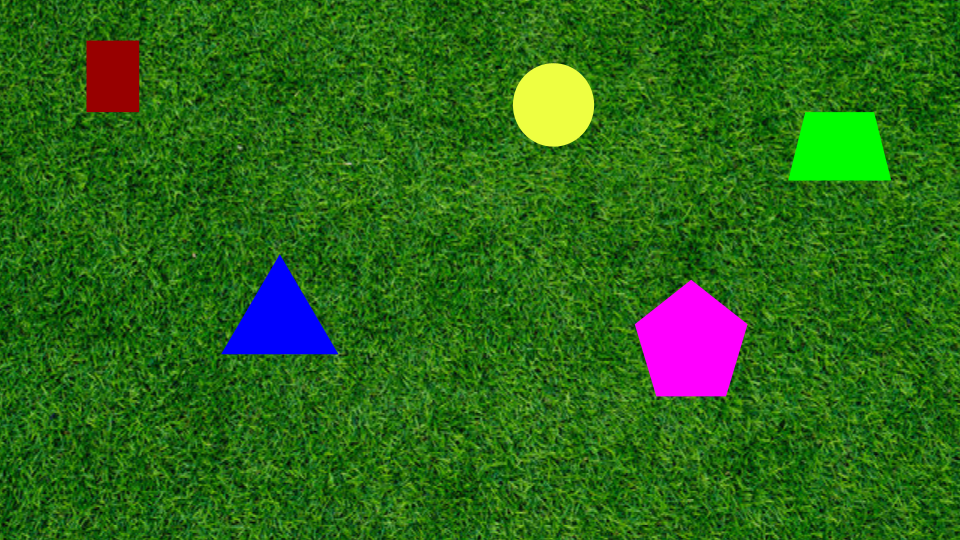
#> input picture ImagesAndVideos/PennAir 2024 App Static.png, 960 x 540 px
$ python Task1.py
#> lines starting #> are read from the running program, lines starting #| are printed output that depends on the picture; after the words box and inside, x2 and y2 are one past the last pixel; in counts of white or black regions, pixels touching at a corner belong together
#> further down, img is the input picture: shape (540, 960, 3); mean B, G, R 24.5, 104.6, 44
### ImageDetection.py
import cv2
import numpy as np

class ImageDetection:
    def __init__(self):
        pass

    def findRed(self, img):
        K = np.array([[2564.3186869, 0, 0],
                  [0, 2569.70273111, 0],
                  [0, 0, 1]])

        # Focal lengths (from the intrinsic matrix)
        f_x = K[0, 0]
        f_y = K[1, 1]

        real_radius = 10


        hsv = cv2.cvtColor(img, cv2.COLOR_BGR2HSV)
#> hsv: shape (540, 960, 3); mean H, S, V 55.8, 216.6, 113

        # Setting bounds on what red is
        lower_red = np.array([0, 50, 100])
        upper_red = np.array([10, 255, 255])

        # Just compiling all of the red
        mask1 = cv2.inRange(hsv, lower_red, upper_red)
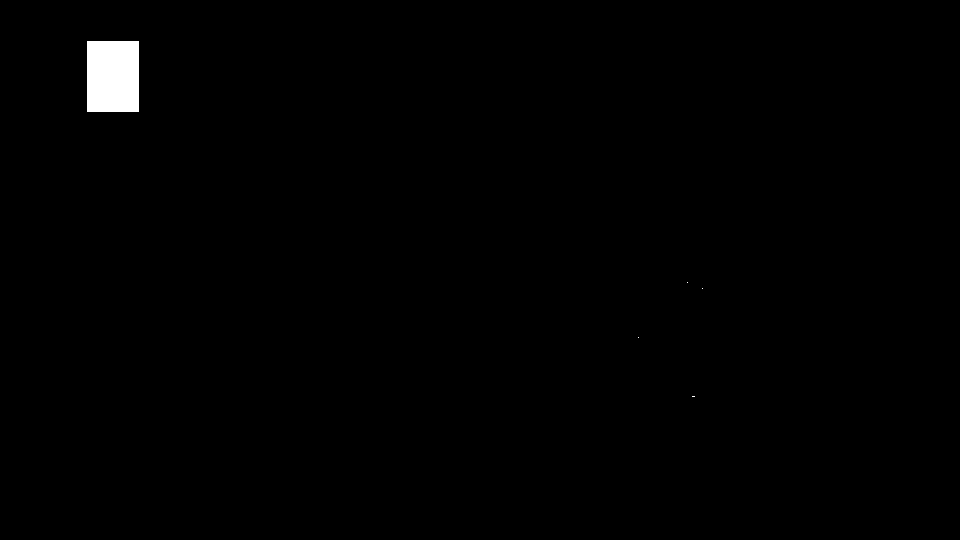
#> mask1: shape (540, 960); 0.71% white; 5 white regions (4 under 20 px), largest, box (x1, y1, x2, y2) and area: (87, 41, 139, 112) 3692

        # Setting more bounds on what red is
        lower_red2 = np.array([170, 50, 100])
        upper_red2 = np.array([180, 255, 255])
        mask2 = cv2.inRange(hsv, lower_red2, upper_red2)
#> mask2: shape (540, 960); 0% white in thin lines or dots, all inside (x1, y1, x2, y2) = (647, 328, 747, 397)

        lower_pink = np.array([140, 50, 50])
        upper_pink = np.array([170, 255, 255])
        mask3 = cv2.inRange(hsv, lower_pink, upper_pink)
#> mask3: shape (540, 960); 1.8% white; 1 white region, box (x1, y1, x2, y2) and area: (635, 280, 748, 397) 9174

        # Combine the masks to cover the full red hue range
        mask = mask1 + mask2 + mask3
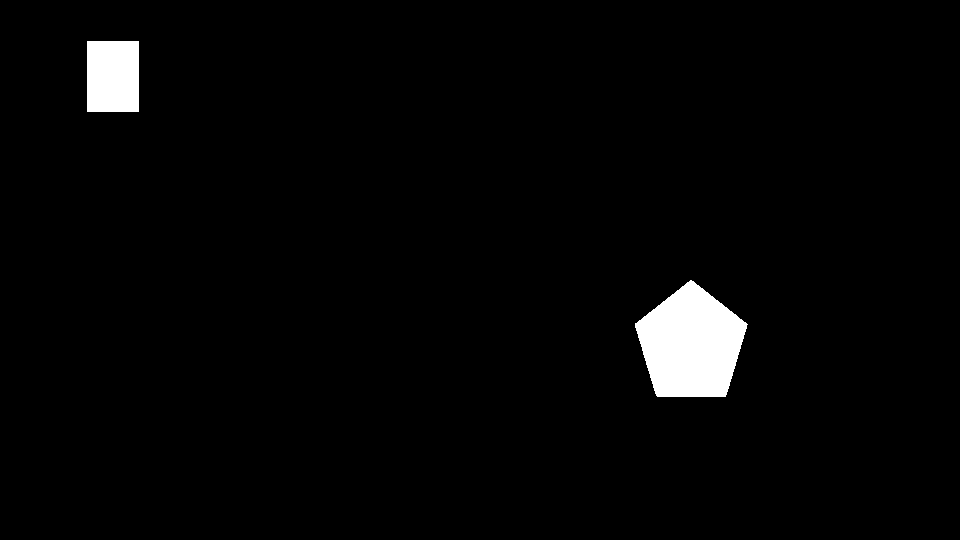
#> mask: shape (540, 960); 2.5% white; 2 white regions, box (x1, y1, x2, y2) and area: (635, 280, 748, 397) 9192, (87, 41, 139, 112) 3692

        # Removing Noise
        kernel = np.ones((5, 5), np.uint8)
        mask = cv2.morphologyEx(mask, cv2.MORPH_CLOSE, kernel)
        mask = cv2.morphologyEx(mask, cv2.MORPH_OPEN, kernel)
#> mask: shape (540, 960); 2.5% white; 2 white regions

        # Find contours from the mask
        contours, _ = cv2.findContours(mask, cv2.RETR_EXTERNAL, cv2.CHAIN_APPROX_SIMPLE)
#> contours = 2 contours; box (x1, y1, x2, y2) and area: (635, 281, 747, 397) 9026, (87, 41, 139, 112) 3570
        # contours2, _ = cv2.findContours(mask3, cv2.RETR_EXTERNAL, cv2.CHAIN_APPROX_SIMPLE)

        for contour in contours:
            # Approximate the contour to a polygon
            approx = cv2.approxPolyDP(contour, 0.02 * cv2.arcLength(contour, True), True)

            # Compute the area of the contour to filter out small noise
            area = cv2.contourArea(contour)
            if area > 1000:  # Threshold for minimum area
                # Draw the contour on the image
                cv2.drawContours(img, [approx], 0, (0, 0, 255), 2)

                # Compute the centroid of the contour using moments
                M = cv2.moments(contour)
                if M['m00'] != 0:
                    cx = int(M['m10'] / M['m00'])
                    cy = int(M['m01'] / M['m00'])
                    cv2.circle(img, (cx, cy), 5, (0, 0, 255), -1)
                    (x, y), radius = cv2.minEnclosingCircle(contour)
                    if (radius > 0):
                        Z = (f_x * real_radius) / radius
                        X = (cx * Z) / f_x
                        Y = (cy * Z) / f_y

                        cv2.putText(img, f"X: {X:.2f}, Y: {Y:.2f}, Z: {Z:.2f}", (cx - 50, cy - 10), cv2.FONT_HERSHEY_SIMPLEX, 0.6, (255, 255, 255), 2)
#> this loop made 2 passes
#> (approx, area, cx, cy, x, y, radius, Z) on pass 2: ([[87, 41], [87, 111], [138, 111], [138, 41]], 3570, 112, 76, 112.5, 76, 43.3, 592.2)
#> (area, cx, cy, x, y, radius, Z, X) on pass 1: (9025.5, 690, 343, 691, 343.5, 62.54, 410, 110.3)
#> img: shape (540, 960, 3); 1% of pixels changed, all inside (x1, y1, x2, y2) = (63, 40, 939, 398)
        return img

    # Overall not my smartest implementation, too many unnecessary if statements
    def findContoursSelf(self, img):

        K = np.array([[2564.3186869, 0, 0],
                  [0, 2569.70273111, 0],
                  [0, 0, 1]])

        # Focal lengths (from the intrinsic matrix)
        f_x = K[0, 0]
        f_y = K[1, 1]

        real_radius = 10

        # Convert the image to grayscale
        gray = cv2.cvtColor(img, cv2.COLOR_BGR2GRAY)

        # Apply Gaussian blur to the grayscale image
        blur = cv2.GaussianBlur(gray, (3,3), 0)

        # Apply binary thresholding
        _, thresh = cv2.threshold(blur, 120, 255, cv2.THRESH_BINARY)

        _, invthresh = cv2.threshold(blur, 170, 255, cv2.THRESH_BINARY_INV)

        # Find contours using the inverted thresholded image
        contours, _ = cv2.findContours(thresh, cv2.RETR_EXTERNAL, cv2.CHAIN_APPROX_SIMPLE)

        # edges = cv2.Canny(image=blur, threshold1=100, threshold2=200), tried edge detection but it didn't work well
        for contour in contours:
            epsilon = 0.001 * cv2.arcLength(contour,True)
            approx = cv2.approxPolyDP(contour, epsilon, True)

            if len(approx) == 3:
                shape_name = "Triangle"
            elif len(approx) == 4:
                # Check if it's a rectangle or trapezoid
                (x, y, w, h) = cv2.boundingRect(approx)
                aspectRatio = w / float(h)
                if aspectRatio >= 0.95 and aspectRatio <= 1.05 and cv2.contourArea(contour) > 1000:
                    shape_name = "Rectangle"
                    cv2.drawContours(img, [approx], 0, (0, 0, 255), 2)
                    M = cv2.moments(contour)

                    # Compute the centroid of the contour using moments
                    if M['m00'] != 0:
                        cx = int(M['m10'] / M['m00'])
                        cy = int(M['m01'] / M['m00'])
                        cv2.circle(img, (cx, cy), 5, (0, 0, 255), -1)
                        (x, y), radius = cv2.minEnclosingCircle(contour)
                        if (radius > 0):
                            Z = (f_x * real_radius) / radius
                            X = (cx * Z) / f_x
                            Y = (cy * Z) / f_y

                            cv2.putText(img, f"X: {X:.2f}, Y: {Y:.2f}, Z: {Z:.2f}", (cx - 50, cy - 10), cv2.FONT_HERSHEY_SIMPLEX, 0.6, (255, 255, 255), 2)
                else:
                    if cv2.contourArea(contour) > 1000:
                        shape_name = "Trapezoid"
                        cv2.drawContours(img, [approx], 0, (0, 0, 255), 2)
                        M = cv2.moments(contour)

                        if M['m00'] != 0:
                            cx = int(M['m10'] / M['m00'])
                            cy = int(M['m01'] / M['m00'])
                            cv2.circle(img, (cx, cy), 5, (0, 0, 255), -1)
                            (x, y), radius = cv2.minEnclosingCircle(contour)
                            if (radius > 0):
                                Z = (f_x * real_radius) / radius
                                X = (cx * Z) / f_x
                                Y = (cy * Z) / f_y

                                cv2.putText(img, f"X: {X:.2f}, Y: {Y:.2f}, Z: {Z:.2f}", (cx - 50, cy - 10), cv2.FONT_HERSHEY_SIMPLEX, 0.6, (255, 255, 255), 2)
            elif len(approx) == 5 and cv2.contourArea(contour) > 1000:
                shape_name = "Pentagon"
                cv2.drawContours(img, [approx], 0, (0, 0, 255), 2)
                M = cv2.moments(contour)

                if M['m00'] != 0:
                    cx = int(M['m10'] / M['m00'])
                    cy = int(M['m01'] / M['m00'])
                    cv2.circle(img, (cx, cy), 5, (0, 0, 255), -1)
                    (x, y), radius = cv2.minEnclosingCircle(contour)
                    if (radius > 0):
                        Z = (f_x * real_radius) / radius
                        X = (cx * Z) / f_x
                        Y = (cy * Z) / f_y

                        cv2.putText(img, f"X: {X:.2f}, Y: {Y:.2f}, Z: {Z:.2f}", (cx - 50, cy - 10), cv2.FONT_HERSHEY_SIMPLEX, 0.6, (255, 255, 255), 2)
            elif len(approx) == 6 and cv2.contourArea(contour) > 1000:
                shape_name = "Hexagon"
                cv2.drawContours(img, [approx], 0, (0, 0, 255), 2)
            else:
                if cv2.contourArea(contour) > 1000:
                    shape_name = "Circle"
                    cv2.drawContours(img, [approx], 0, (0, 0, 255), 2)
                    M = cv2.moments(contour)

                    if M['m00'] != 0:
                        cx = int(M['m10'] / M['m00'])
                        cy = int(M['m01'] / M['m00'])
                        cv2.circle(img, (cx, cy), 5, (0, 0, 255), -1)
                        (x, y), radius = cv2.minEnclosingCircle(contour)
                        if (radius > 0):
                            Z = (f_x * real_radius) / radius
                            X = (cx * Z) / f_x
                            Y = (cy * Z) / f_y

                            cv2.putText(img, f"X: {X:.2f}, Y: {Y:.2f}, Z: {Z:.2f}", (cx - 50, cy - 10), cv2.FONT_HERSHEY_SIMPLEX, 0.6, (255, 255, 255), 2)

        return img

    def findBlue(self, img):

        K = np.array([[2564.3186869, 0, 0],
                  [0, 2569.70273111, 0],
                  [0, 0, 1]])

        # Focal lengths (from the intrinsic matrix)
        f_x = K[0, 0]
        f_y = K[1, 1]

        real_radius = 10

        # Convert the image to the HSV color space
        hsv = cv2.cvtColor(img, cv2.COLOR_BGR2HSV)
#> hsv: shape (540, 960, 3); mean H, S, V 55.1, 215.3, 114

        # Define the lower and upper range for blue color in HSV
        lower_blue = np.array([100, 150, 50])   # Lower bound of hue, saturation, and value
        upper_blue = np.array([140, 255, 255])  # Upper bound of hue, saturation, and value

        lower_green = np.array([39, 115, 126])
        upper_green = np.array([59, 195, 206])

        # Apply these bounds to create a mask
        mask1 = cv2.inRange(hsv, lower_green, upper_green)
#> mask1: shape (540, 960); 6.1% white in thin lines or dots


        # Create a mask for the blue color
        mask = cv2.inRange(hsv, lower_blue, upper_blue)
#> mask: shape (540, 960); 1.1% white; 4 white regions (3 under 20 px), largest, box (x1, y1, x2, y2) and area: (221, 255, 338, 355) 5888

        # Perform morphological operations to remove noise
        kernel = np.ones((5, 5), np.uint8)
        mask = cv2.morphologyEx(mask, cv2.MORPH_CLOSE, kernel)
        mask = cv2.morphologyEx(mask, cv2.MORPH_OPEN, kernel)
#> mask: shape (540, 960); 1.1% white; 1 white region, box (x1, y1, x2, y2) and area: (224, 258, 336, 354) 5860

        mask1 = cv2.morphologyEx(mask1, cv2.MORPH_CLOSE, kernel)
#> mask1: shape (540, 960); 11.2% white; 3114 white regions (2546 under 20 px), largest, box (x1, y1, x2, y2) and area: (461, 150, 577, 227) 1745, (508, 428, 565, 499) 1039, (404, 147, 466, 218) 978
        mask1 = cv2.morphologyEx(mask1, cv2.MORPH_OPEN, kernel)
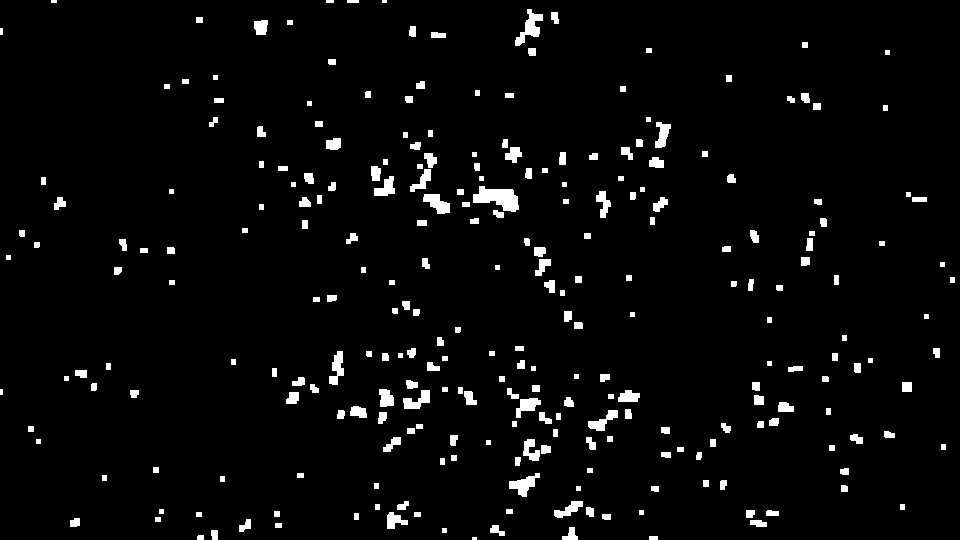
#> mask1: shape (540, 960); 3.5% white; 265 white regions (4 under 20 px)

        contours, _ = cv2.findContours(mask, cv2.RETR_EXTERNAL, cv2.CHAIN_APPROX_SIMPLE)
#> contours = 1 contour; box (x1, y1, x2, y2) and area: (224, 258, 336, 354) 5706

        for contour in contours:

            area = cv2.contourArea(contour)
            if area > 1000:
                approx = cv2.approxPolyDP(contour, 0.02 * cv2.arcLength(contour, True), True)
                cv2.drawContours(img, [approx], 0, (0, 0, 255), 2)
            M = cv2.moments(contour)

            if M['m00'] != 0:
                cx = int(M['m10'] / M['m00'])
                cy = int(M['m01'] / M['m00'])
                cv2.circle(img, (cx, cy), 5, (0, 0, 255), -1)
                (x, y), radius = cv2.minEnclosingCircle(contour)
                if (radius > 0):
                    Z = (f_x * real_radius) / radius
                    X = (cx * Z) / f_x
                    Y = (cy * Z) / f_y

                    cv2.putText(img, f"X: {X:.2f}, Y: {Y:.2f}, Z: {Z:.2f}", (cx - 50, cy - 10), cv2.FONT_HERSHEY_SIMPLEX, 0.6, (255, 255, 255), 2)
#> this loop made 1 pass
#> (area, approx, cx, cy, x, y, radius, Z) on pass 1: (5706.5, [[277, 258], [224, 353], [335, 353]], 279, 320, 279.5, 321.7, 63.73, 402.4)
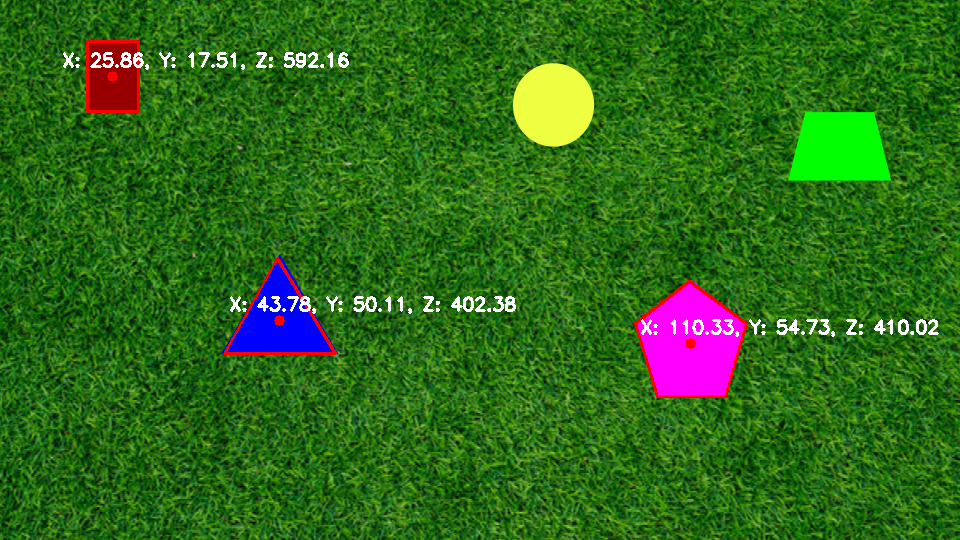
#> img: shape (540, 960, 3); mean B, G, R 25.5, 106.1, 46.6
        return img

    def findImage(self, img):
        img = self.findRed(img)
        img = self.findBlue(img)
        img = self.findContoursSelf(img)
#> in findContoursSelf, `gray = cv2.cvtColor(img, cv2.COLOR_BGR2GRAY)`:
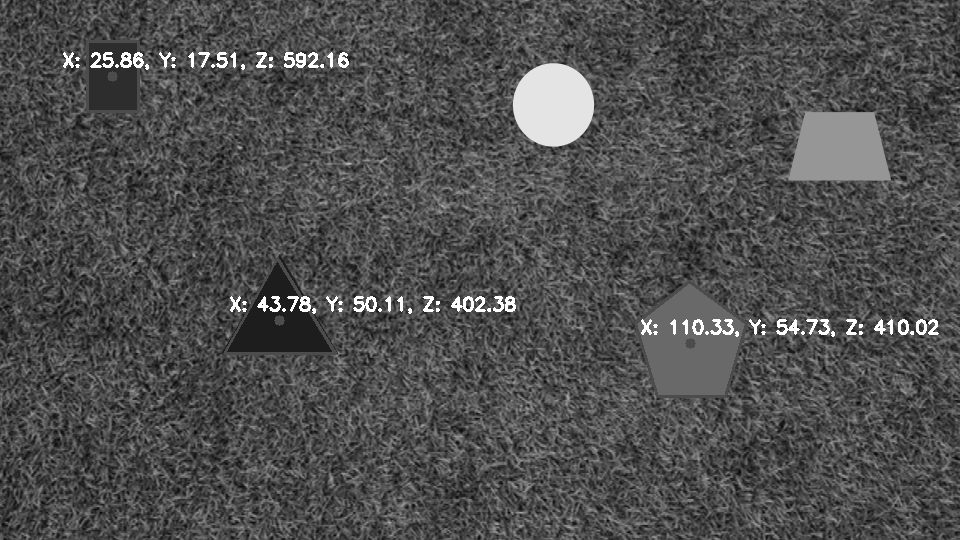
#> gray: shape (540, 960); min 6, max 255, mean 79.1
#> in findContoursSelf, `_, thresh = cv2.threshold(blur, 120, 255, cv2.THRESH_BINARY)`: thresh: shape (540, 960); 4.1% white; 811 white regions (755 under 20 px), largest, box (x1, y1, x2, y2) and area: (786, 111, 890, 182) 5830, (512, 61, 594, 147) 5447, (691, 318, 740, 338) 533
#> in findContoursSelf, `_, invthresh = cv2.threshold(blur, 170, 255, cv2.THRESH_BINARY_INV)`:
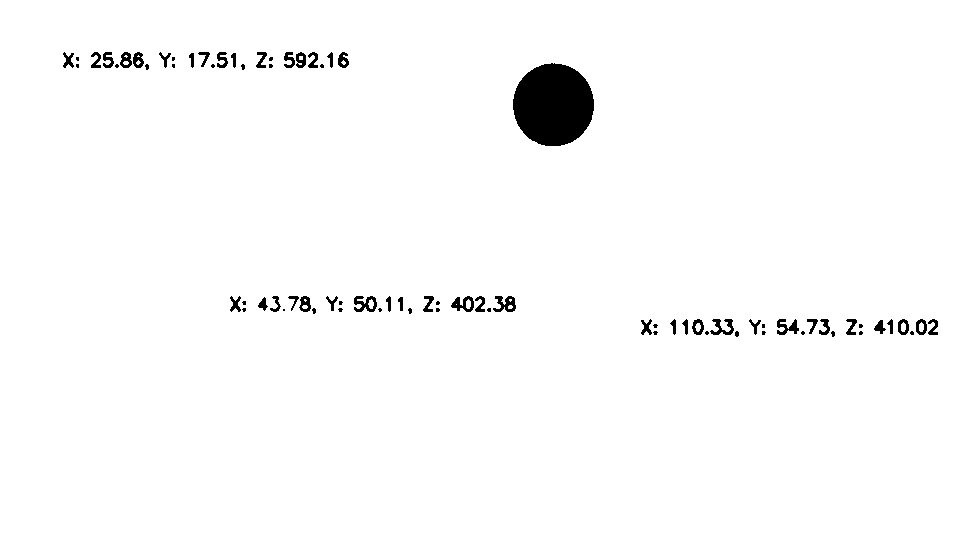
#> invthresh: shape (540, 960); 98.1% white; 78 black regions (32 under 20 px)
#> in findContoursSelf, `contours, _ = cv2.findContours(thresh, cv2.RETR_EXTERNAL, cv2.CHAIN_AP..`: contours = 811 contours, 771 with area under 20; largest, box (x1, y1, x2, y2) and area: (786, 111, 890, 182) 5676, (512, 61, 594, 147) 5326, (691, 318, 740, 338) 465, (451, 295, 491, 313) 393, (283, 51, 325, 69) 361
#> the loop in findContoursSelf, `for contour in contours:` made 811 passes
#> (epsilon, approx, w, h, aspectRatio) on passes 6, 9, 12, 17, 22, 25, 26, 36: (0.004, [[256, 536], [256, 537], [257, 537], [257, 536]], 2, 2, 1), (0.004, [[819, 534], [819, 535], [820, 535], [820, 534]], 2, 2, 1), (0.004, [[503, 532], [503, 533], [504, 533], [504, 532]], 2, 2, 1), (0.00624, [[887, 526], [887, 527], [888, 527], [889, 528]], 3, 3, 1), (0.00883, [[518, 525], [519, 526], [521, 526], [522, 525]], 5, 2, 2.5), (0.00683, [[636, 523], [637, 524], [638, 524], [639, 523]], 4, 2, 2), (0.00541, [[495, 523], [496, 524], [497, 524], [497, 523]], 3, 2, 1.5), (0.00883, [[758, 517], [758, 520], [759, 521], [759, 518]], 2, 5, 0.4)
#> (epsilon, w, h, aspectRatio) on passes 63, 68, 83, 95, 106, 107: (0.006, 2, 3, 0.667), (0.00483, 3, 2, 1.5), (0.00624, 3, 3, 1), (0.00541, 3, 2, 1.5), (0.004, 2, 2, 1), (0.00541, 2, 3, 0.667)
#> after the loop in findContoursSelf, `for contour in contours:`:
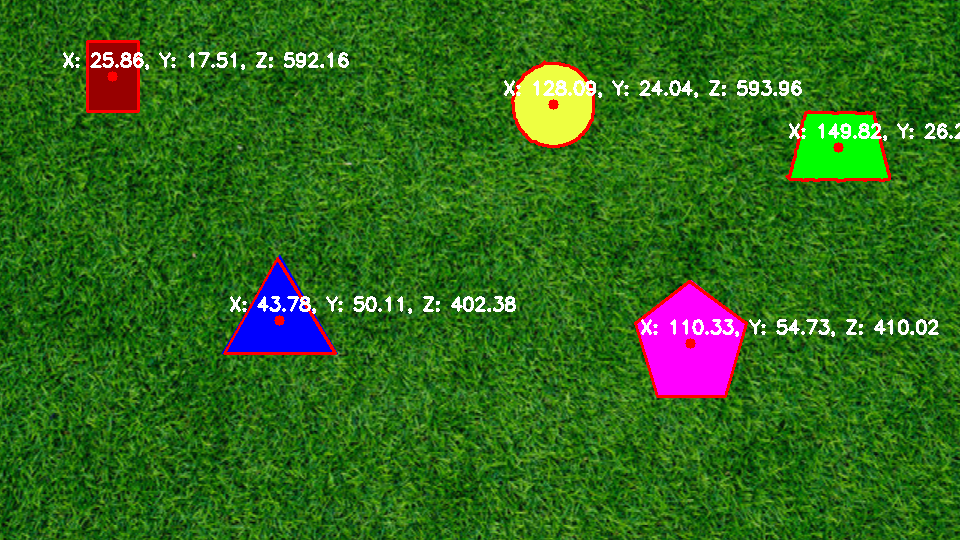
#> img: shape (540, 960, 3); 0.92% of pixels changed, all inside (x1, y1, x2, y2) = (504, 60, 960, 183)

        return img

    # [318 lines left out: functions find2Frames, subtract_frames, findBinary, findGradients, findContoursSelf2, findBlueAndTan and 1 more, not called in this run]

### Task1.py
import cv2
from ImageDetection import ImageDetection

detector = ImageDetection()
img = cv2.imread('ImagesAndVideos/PennAir 2024 App Static.png')

img = detector.findImage(img)

cv2.imshow("img", img)
cv2.waitKey(0)

cv2.destroyAllWindows()
